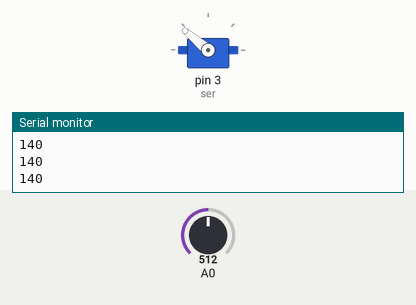
Bench run of a sketch on a simulated Arduino Uno, built with avr-gcc and run on an emulated ATmega328P. On the bench: servo, the last lines printed to the serial monitor. Inputs (shaded band) come from the test bench; at power-on: A0 = 512.

Above: at 1.2 s.
1.3 s: A0 set to 716
At 1.7 s:
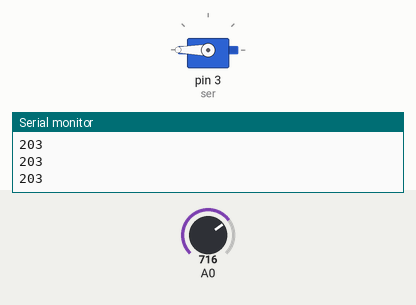
2.8 s: A0 set to 511
At 3.2 s:
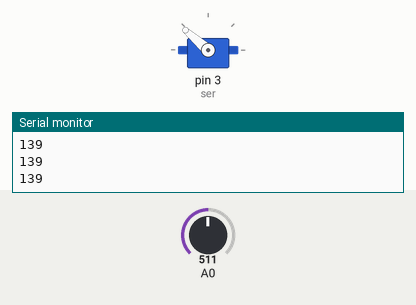
4.3 s: A0 set to 306
At 5.2 s:
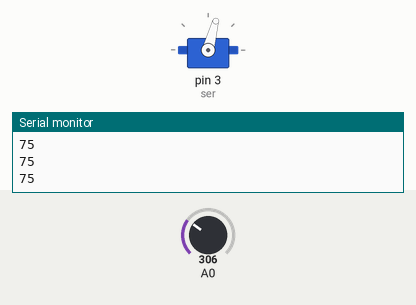
5.8 s: A0 set to 122
At 6.5 s:
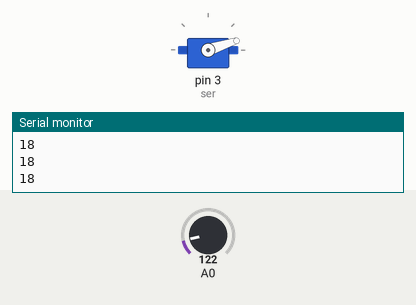
7.3 s: A0 set to 900
At 7.9 s:
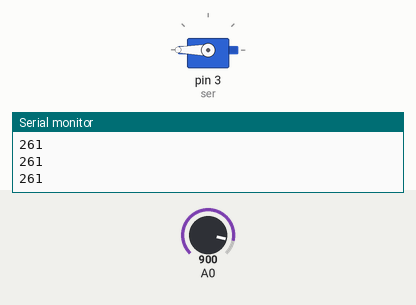
Timing chart, 0 to 9.8 s (numbered marks = the images above; inputs shaded):
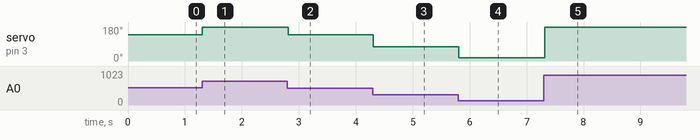

Measured:
- after the input at 1.3 s, servo on pin 3 (ser): 140° → 180° at once
- after the input at 2.8 s, servo on pin 3 (ser): 180° → 139° at once
- after the input at 4.3 s, servo on pin 3 (ser): 139° → 75° at once
- after the input at 5.8 s, servo on pin 3 (ser): 75° → 18° at once
- after the input at 7.3 s, servo on pin 3 (ser): 18° → 180° at once

The sketch:

TesteServoPotenciomentro.ino
```cpp
// MundoTudoFacil.com
// Pompílio Araújo Jr.

#include "Servo.h"

Servo ser;

void setup()
{
  Serial.begin(9600);
  ser.attach(3); // Pino digital D3
}

void loop()
{
  int ang = analogRead(0);
  ang = map(ang, 0, 1023, -20, 300);
  ser.write(ang);
  Serial.println(ang);
  delay(20);
}
```
